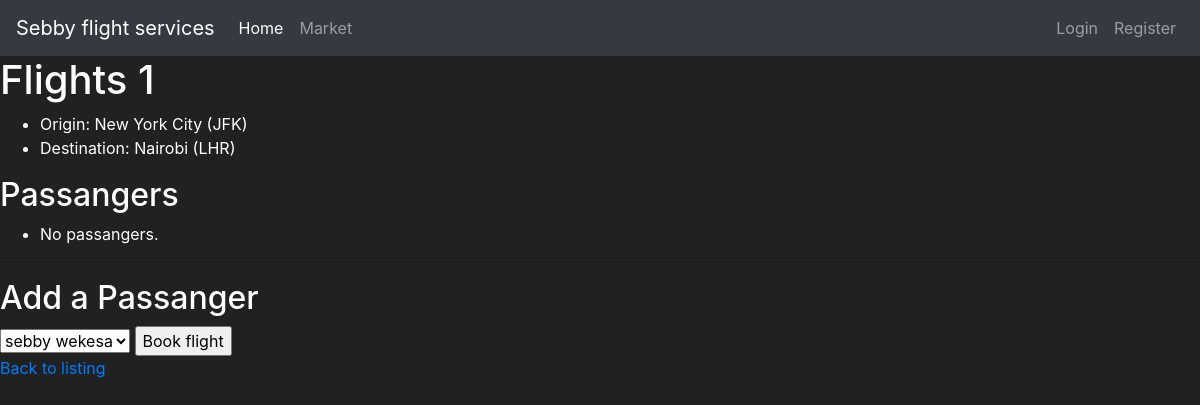
The page /1 on the database its author committed.
### sebby/models.py (models this page shows, shortened)
class Flight(models.Model):
	origin = models.ForeignKey(Airport, on_delete=models.CASCADE, related_name="departures")
	destination = models.ForeignKey(Airport, on_delete=models.CASCADE, related_name="arrivals")
	duration = models.IntegerField()

class Airport(models.Model):
	code = models.CharField(max_length=3)
	city = models.CharField(max_length=64)
	def __str__(self):
		return f"{self.city} ({self.code})"

### sebby/views.py (the view)
# urls.py: path("<int:flight_id>", views.flight, name="flight"),
def flight(request, flight_id):
	try:
		flight = Flight.objects.get(pk=flight_id)
	except Flight.DoesNotExist:
		raise Http404("Flight does not exist.")
	context = {
		"flight": flight,
		"passanger": flight.passanger.all(),
		"non_passanger": Passanger.objects.exclude(flights=flight).all()
	}
	return render(request, "flights/flight.html", context)

### sebby/models.py (called while the page is built)
	def __str__(self):
		return f"{self.first} {self.last}"

### sebby/templates/flights/flight.html (shortened to what this page needs)
{% extends "flights/base.html" %}
{% block body %}
	<h1>Flights {{ flight.id }}</h1>
		<ul>
			<li>Origin: {{ flight.origin }} </li>
			<li>Destination: {{ flight.destination }}</li>
		</ul>
		<h2> Passangers </h2>
		<ul>
			{% for passanger in passanger %}
			<li> {{ passanger }}</li>
			{% empty %}
			<li>No passangers.</li>
			{% endfor %}
		</ul>
		<hr>
		<h2> Add a Passanger</h2>
		{% if non_passanger %}
		<form action="{% url 'book' flight.id %}" method="post">
			<select name="passanger">
				{% for passanger in non_passanger %}
					<option value="{{ passanger.id }}">{{ passanger }}</option>
				{% endfor %}
			</select>
			<input type="submit" value="Book flight">
		</form>
		{% else %}
			<div>No passanger to add.</div>
		{% endif %}
		<a href="{% url 'index' %}">Back to listing</a>
{% endblock%}

### sebby/templates/flights/base.html (style rules this page uses)
body { background-color: #212121; color: white; }

### rows shown on the page
Flight: id "1", origin "New York City (JFK)", destination "Nairobi (LHR)"

### other values the page prints
form field passanger "sebby wekesa"
